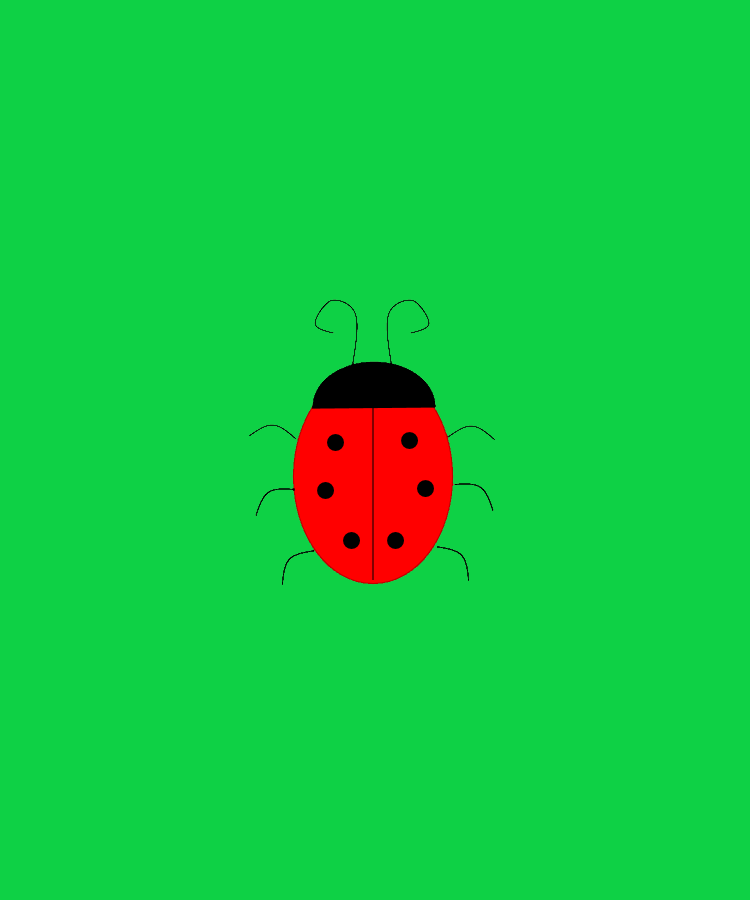
#> input picture 4_2 PIL/bug.png, 750 x 900 px
$ python '2 Рамочка.py'
#> lines starting #> are read from the running program, lines starting #| are printed output that depends on the picture
def frame(image, width):
#> called with image = 'bug.png', width = 20
    from PIL import Image

    im = Image.open(image)
#> im is the input picture: PIL image 750x900 RGB; mean R, G, B 21.8, 200.1, 66.1
    x, y = im.size
#> x = 750; y = 900
    im = im.crop((x // 3, y // 3, 2 * x // 3, 2 * y // 3))
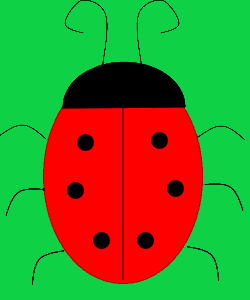
#> im: PIL image 250x300 RGB; mean R, G, B 83.9, 128.6, 42.5
    x, y = im.size
#> x = 250; y = 300
    pixels = im.load()
    mid_r, mid_g, mid_b = 0, 0, 0

    for i in range(x):
        for j in range(y):
            r, g, b = pixels[i, j]
            mid_r, mid_g, mid_b = mid_r + r, mid_g + g, mid_b + b
    mid_r, mid_g, mid_b = mid_r // (x * y), mid_g // (x * y), mid_b // (x * y)
#> mid_r = 83; mid_g = 128; mid_b = 42
    im_new = Image.new('RGB', (x + width * 2, y + width * 2), (mid_r, mid_g, mid_b))
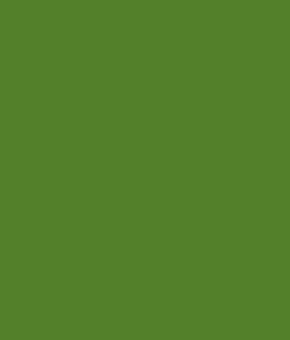
#> im_new: PIL image 290x340 RGB; mean R, G, B 83, 128, 42
    im_new.paste(im, (width, width))
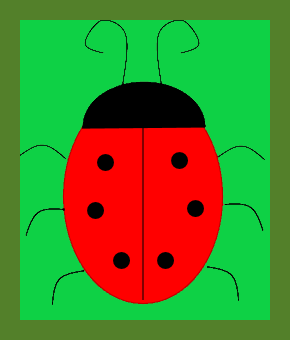
#> im_new: PIL image 290x340 RGB; mean R, G, B 83.7, 128.5, 42.4
    im_new.save('done.png')


frame('bug.png', 20)
